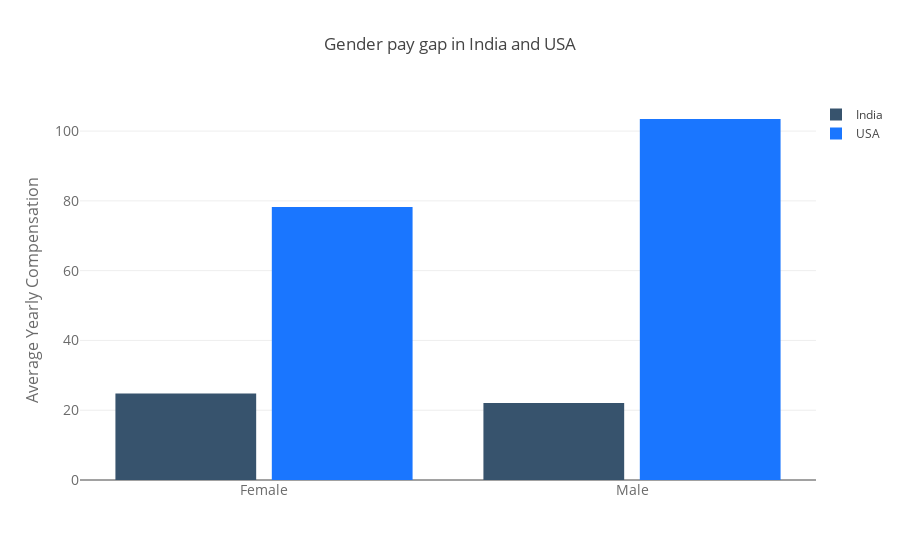

Notebook code cell kept with this figure:
### Code cell
compensation = personal_data.Q9.str.replace(',', '').str.replace('500000\+', '500-500000').str.split('-')
personal_data['yearly_compensation_numerical'] = compensation.apply(lambda x: (int(x[0]) * 1000 + int(x[1]))/ 2)/1000 # it is calculated in thousand dollars
india=personal_data[personal_data.Q3=="India"]
usa=personal_data[personal_data.Q3=="USA"]
i=india.groupby(['Q1'], as_index=False)['yearly_compensation_numerical'].mean()
u=usa.groupby(['Q1'], as_index=False)['yearly_compensation_numerical'].mean()
i=i.iloc[0:2,:]
u=u.iloc[0:2,:]
trace1 = go.Bar(
    x=i['Q1'],
    y=i['yearly_compensation_numerical'],
    name='India',
    marker=dict(
        color='rgb(55, 83, 109)'
    )
)
trace2 = go.Bar(
    x=u['Q1'],
    y=u['yearly_compensation_numerical'],
    name='USA',
    marker=dict(
        color='rgb(26, 118, 255)'
    )
)
data = [trace1, trace2]
layout = go.Layout(
    title='Gender pay gap in India and USA',
    xaxis=dict(
        tickfont=dict(
            size=14,
            color='rgb(107, 107, 107)'
        )
    ),
    yaxis=dict(
        title='Average Yearly Compensation',
        titlefont=dict(
            size=16,
            color='rgb(107, 107, 107)'
        ),
        tickfont=dict(
            size=14,
            color='rgb(107, 107, 107)'
        )
    ),
     legend=dict(
         x=1.0,
        y=1.0,
        bgcolor='rgba(255, 255, 255, 0)',
        bordercolor='rgba(255, 255, 255, 0)'
    ),
    barmode='group',
    bargap=0.15,
    bargroupgap=0.1
)

fig = go.Figure(data=data, layout=layout)
py.offline.iplot(fig, filename='style-bar')

### Figure 1 — Plotly figure (JSON) as saved in the notebook; plotly's stock layout.template omitted (floating-point values rounded to 4 significant figures)
{"data": [{"marker": {"color": "rgb(55, 83, 109)"}, "name": "India", "x": ["Female", "Male"], "y": [24.82, 22.09], "type": "bar", "uid": "f570333c-9867-49a4-8585-cb9db5bd74b7"}, {"marker": {"color": "rgb(26, 118, 255)"}, "name": "USA", "x": ["Female", "Male"], "y": [78.22, 103.5], "type": "bar", "uid": "48b2b85d-1b2a-4f33-8159-34e5a99d130e"}], "layout": {"bargap": 0.15, "bargroupgap": 0.1, "barmode": "group", "legend": {"bgcolor": "rgba(255, 255, 255, 0)", "bordercolor": "rgba(255, 255, 255, 0)", "x": 1, "y": 1}, "title": "Gender pay gap in India and USA", "xaxis": {"tickfont": {"color": "rgb(107, 107, 107)", "size": 14}}, "yaxis": {"tickfont": {"color": "rgb(107, 107, 107)", "size": 14}, "title": "Average Yearly Compensation", "titlefont": {"color": "rgb(107, 107, 107)", "size": 16}}}}
